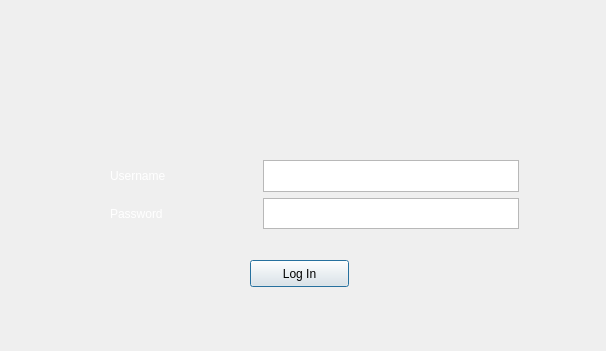
<?xml version="1.0" encoding="UTF-8"?>
<ui version="4.0">
 <class>Login_Dialog</class>
 <widget class="QDialog" name="Login_Dialog">
  <property name="geometry">
   <rect>
    <x>0</x>
    <y>0</y>
    <width>606</width>
    <height>351</height>
   </rect>
  </property>
  <property name="windowTitle">
   <string>Dialog</string>
  </property>
  <property name="styleSheet">
   <string notr="true">QDialog {background-image: url(/home/pi/GitHub/Grocery_Recommendation/Integration/User_Interface/emoji.png);
}</string>
  </property>
  <widget class="QPushButton" name="pushButton">
   <property name="geometry">
    <rect>
     <x>250</x>
     <y>260</y>
     <width>99</width>
     <height>27</height>
    </rect>
   </property>
   <property name="text">
    <string>Log In</string>
   </property>
  </widget>
  <widget class="QTextEdit" name="textEdit">
   <property name="geometry">
    <rect>
     <x>263</x>
     <y>160</y>
     <width>256</width>
     <height>32</height>
    </rect>
   </property>
  </widget>
  <widget class="QTextEdit" name="textEdit_2">
   <property name="geometry">
    <rect>
     <x>263</x>
     <y>198</y>
     <width>256</width>
     <height>31</height>
    </rect>
   </property>
  </widget>
  <widget class="QLabel" name="label_2">
   <property name="geometry">
    <rect>
     <x>110</x>
     <y>198</y>
     <width>70</width>
     <height>31</height>
    </rect>
   </property>
   <property name="palette">
    <palette>
     <active>
      <colorrole role="WindowText">
       <brush brushstyle="SolidPattern">
        <color alpha="255">
         <red>255</red>
         <green>255</green>
         <blue>255</blue>
        </color>
       </brush>
      </colorrole>
     </active>
     <inactive>
      <colorrole role="WindowText">
       <brush brushstyle="SolidPattern">
        <color alpha="255">
         <red>255</red>
         <green>255</green>
         <blue>255</blue>
        </color>
       </brush>
      </colorrole>
     </inactive>
     <disabled>
      <colorrole role="WindowText">
       <brush brushstyle="SolidPattern">
        <color alpha="255">
         <red>159</red>
         <green>158</green>
         <blue>158</blue>
        </color>
       </brush>
      </colorrole>
     </disabled>
    </palette>
   </property>
   <property name="text">
    <string>Password</string>
   </property>
  </widget>
  <widget class="QLabel" name="label">
   <property name="geometry">
    <rect>
     <x>110</x>
     <y>160</y>
     <width>70</width>
     <height>32</height>
    </rect>
   </property>
   <property name="palette">
    <palette>
     <active>
      <colorrole role="WindowText">
       <brush brushstyle="SolidPattern">
        <color alpha="255">
         <red>255</red>
         <green>255</green>
         <blue>255</blue>
        </color>
       </brush>
      </colorrole>
     </active>
     <inactive>
      <colorrole role="WindowText">
       <brush brushstyle="SolidPattern">
        <color alpha="255">
         <red>255</red>
         <green>255</green>
         <blue>255</blue>
        </color>
       </brush>
      </colorrole>
     </inactive>
     <disabled>
      <colorrole role="WindowText">
       <brush brushstyle="SolidPattern">
        <color alpha="255">
         <red>159</red>
         <green>158</green>
         <blue>158</blue>
        </color>
       </brush>
      </colorrole>
     </disabled>
    </palette>
   </property>
   <property name="text">
    <string>Username</string>
   </property>
  </widget>
 </widget>
 <resources>
  <include location="sameer.qrc"/>
 </resources>
 <connections>
  <connection>
   <sender>pushButton</sender>
   <signal>toggled(bool)</signal>
   <receiver>textEdit_2</receiver>
   <slot>copy()</slot>
   <hints>
    <hint type="sourcelabel">
     <x>265</x>
     <y>272</y>
    </hint>
    <hint type="destinationlabel">
     <x>316</x>
     <y>226</y>
    </hint>
   </hints>
  </connection>
  <connection>
   <sender>pushButton</sender>
   <signal>toggled(bool)</signal>
   <receiver>textEdit</receiver>
   <slot>copy()</slot>
   <hints>
    <hint type="sourcelabel">
     <x>250</x>
     <y>277</y>
    </hint>
    <hint type="destinationlabel">
     <x>263</x>
     <y>176</y>
    </hint>
   </hints>
  </connection>
 </connections>
</ui>
